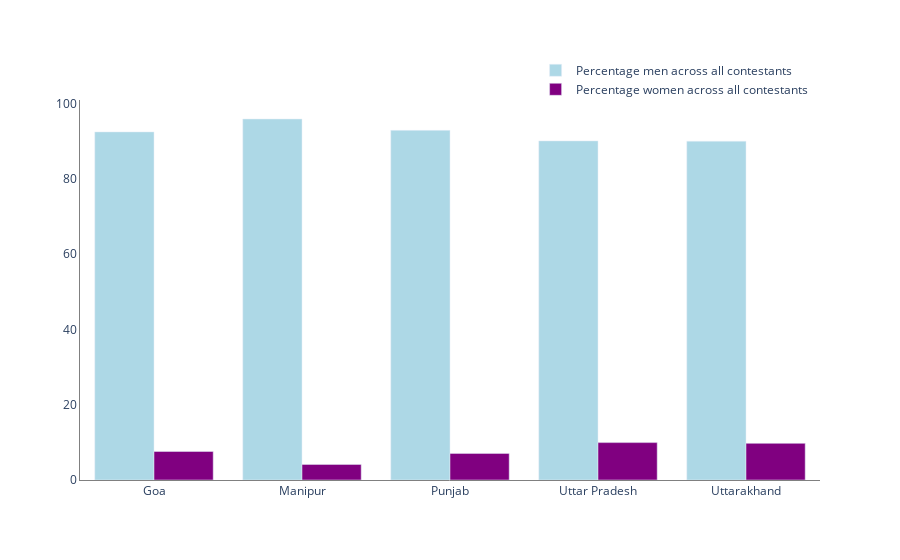

Source (notebook cell):
### Code cell
import plotly.graph_objects as go
states=df_contestant['State_Name']

fig = go.Figure(data=[
    go.Bar(name='Percentage men across all contestants', x=states, y=df_contestant['Con_M_P'], 
           marker_color='lightblue', 
           
           customdata=np.transpose([df_contestant['Con_M_P'],df_contestant['Contestant_Men'],df_contestant['Total Contestants']]),
           
            hovertemplate="<br>".join([
            "Percentage: %{customdata[0]}",
            "Number of men contestants: %{customdata[1]}",
            "Total number of contestants: %{customdata[2]}"])
          ),
    
    go.Bar(name='Percentage women across all contestants', x=states, y=df_contestant['Con_W_P'], marker_color='purple')
])


fig.update_layout(hovermode=None, plot_bgcolor="White", legend=dict(
    yanchor="bottom",
    y=0.99,
    xanchor="right",
    x=0.99
), barmode='group')

fig.update_xaxes(showline=True, linewidth=1, linecolor='grey')
fig.update_yaxes(showline=True, linewidth=1, linecolor='grey')

### Figure 1 — Plotly figure (JSON) as saved in the notebook; plotly's stock layout.template omitted (floating-point values rounded to 4 significant figures)
{"data": [{"customdata": [[92.43, 232, 251], [95.86, 255, 266], [92.84, 1063, 1145], [90.05, 4370, 4853], [89.95, 573, 637]], "hovertemplate": "Percentage: %{customdata[0]}<br>Number of men contestants: %{customdata[1]}<br>Total number of contestants: %{customdata[2]}", "marker": {"color": "lightblue"}, "name": "Percentage men across all contestants", "type": "bar", "x": ["Goa", "Manipur", "Punjab", "Uttar Pradesh", "Uttarakhand"], "y": [92.43, 95.86, 92.84, 90.05, 89.95]}, {"marker": {"color": "purple"}, "name": "Percentage women across all contestants", "type": "bar", "x": ["Goa", "Manipur", "Punjab", "Uttar Pradesh", "Uttarakhand"], "y": [7.57, 4.14, 7.07, 9.93, 9.73]}], "layout": {"barmode": "group", "legend": {"x": 0.99, "xanchor": "right", "y": 0.99, "yanchor": "bottom"}, "plot_bgcolor": "White", "xaxis": {"linecolor": "grey", "linewidth": 1, "showline": true}, "yaxis": {"linecolor": "grey", "linewidth": 1, "showline": true}}}
